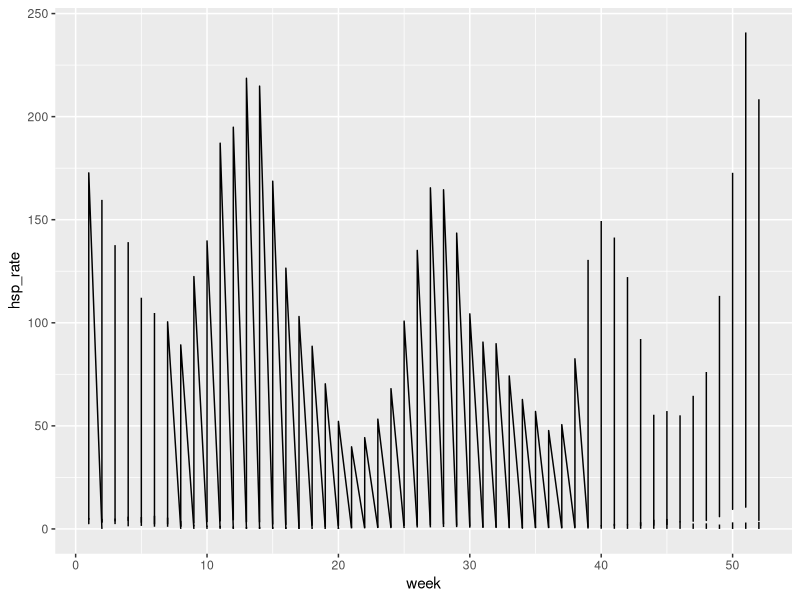

R code for this plot:
library(tidyverse)

data <- read.csv(file='data/merged_data/merged_data.csv')

# Overall hospitalization by virus (Influenza, RSV, COVID-19) for the NH and SH 
# (complete time series for full time period: 2016 - 2023)
# Design: line graph
# X-axis: 2016 - 2023 with a second x-axis label that identifies the seasons

plot1 <- data |> select(country:hsp_rate_covid19)

plot1 |> ggplot(mapping=aes(week, hsp_rate))+
     geom_line()
